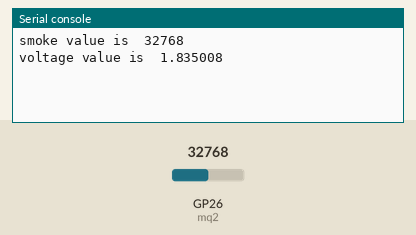
Simulated run of this program. Board: Raspberry Pi Pico running MicroPython. Parts: the last lines printed to the serial console. The test bench sets the inputs (shaded band); at power-on: GP26 (mq2) = 32768 (analog values on the 0–65535 scale).

Above: at 1.2 s.
1.3 s: GP26 (mq2) set to 45874
At 2.6 s:
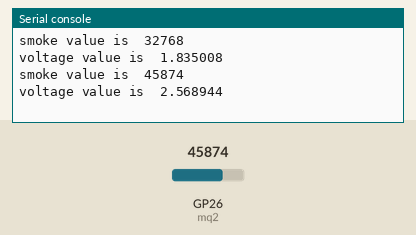
2.8 s: GP26 (mq2) set to 57670
At 5.3 s:
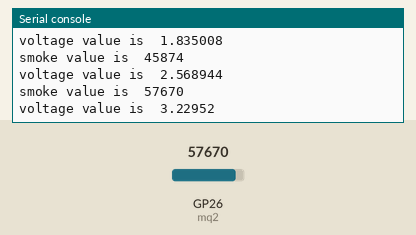
Timing chart, 0 to 6.8 s (numbered marks = the images above; inputs shaded):
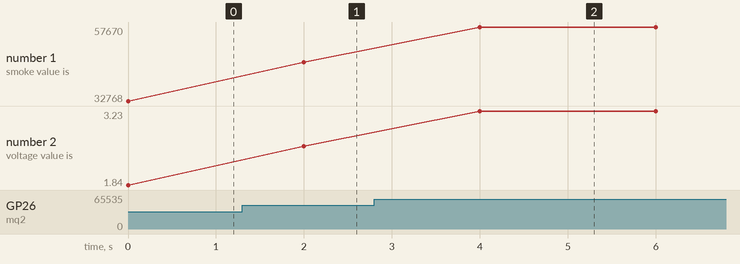

Measured:
- after the input at 1.3 s, the serial console: prints a new line after 0.70 s (image 1)
- after the input at 2.8 s, the serial console: prints a new line after 1.2 s (image 2)
- plotted number 1: 32768 → 45874 after the input at 1.3 s, 45874 → 57670 after the input at 2.8 s
- plotted number 2: 1.84 → 2.57 after the input at 1.3 s, 2.57 → 3.23 after the input at 2.8 s

The program:

gasdetection.py
```python
import machine
import utime


mq2=machine.ADC(26)


while True:
    smokevalue=mq2.read_u16()
    voltage=mq2.read_u16()*0.000056

    print("smoke value is ",smokevalue)
    print("voltage value is ",voltage)
    utime.sleep(2)
```
